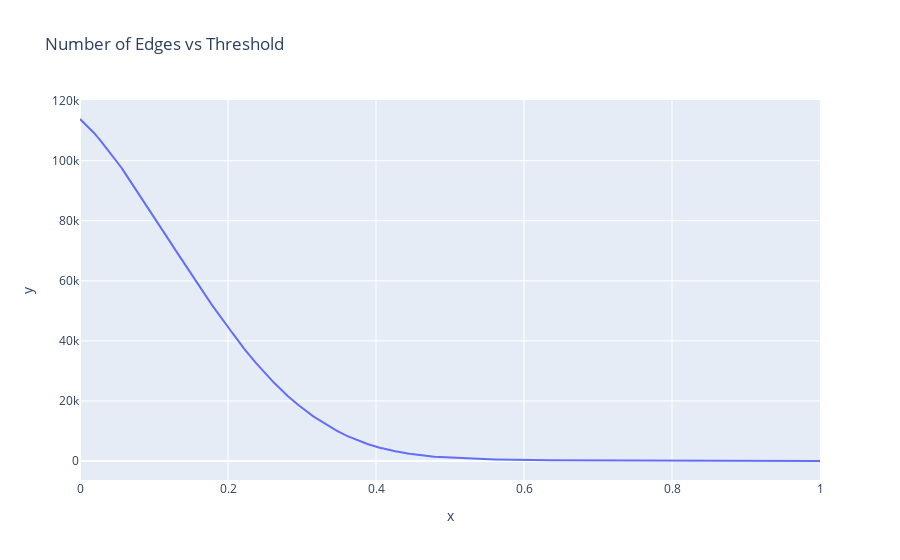

The cell this chart's notebook holds for it:
### Code cell
upper_triangle = np.triu(matrix, k=1)
num_edges = []
for r in np.linspace(0, 1, 1000):
    row_indices, col_indices = np.where(upper_triangle > r)
    num_edges.append(len(row_indices))
px.line(x=np.linspace(0, 1, 1000), y=num_edges, title='Number of Edges vs Threshold')

### Figure 1 — Plotly figure (JSON) as saved in the notebook; plotly's stock layout.template omitted (floating-point values rounded to 4 significant figures; data arrays with more than 128 entries replaced by an {"elided": "..."} marker saying what was removed)
{"data": [{"hovertemplate": "x=%{x}<br>y=%{y}<extra></extra>", "legendgroup": "", "line": {"color": "#636efa", "dash": "solid"}, "marker": {"symbol": "circle"}, "mode": "lines", "name": "", "orientation": "v", "showlegend": false, "type": "scatter", "x": {"elided": "1000 float values"}, "xaxis": "x", "y": {"elided": "1000 int values"}, "yaxis": "y"}], "layout": {"legend": {"tracegroupgap": 0}, "title": {"text": "Number of Edges vs Threshold"}, "xaxis": {"anchor": "y", "domain": [0, 1], "title": {"text": "x"}}, "yaxis": {"anchor": "x", "domain": [0, 1], "title": {"text": "y"}}}}
